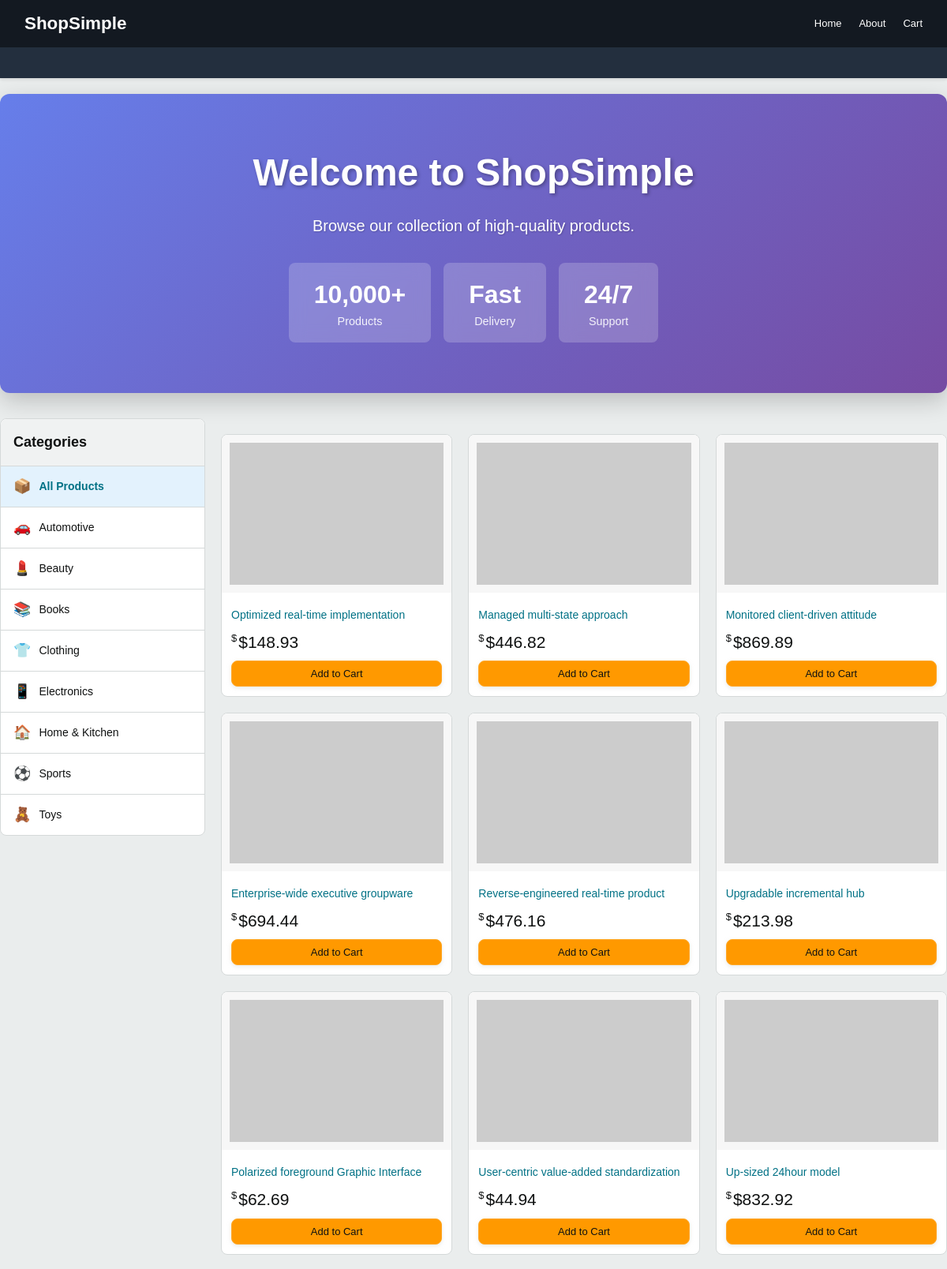
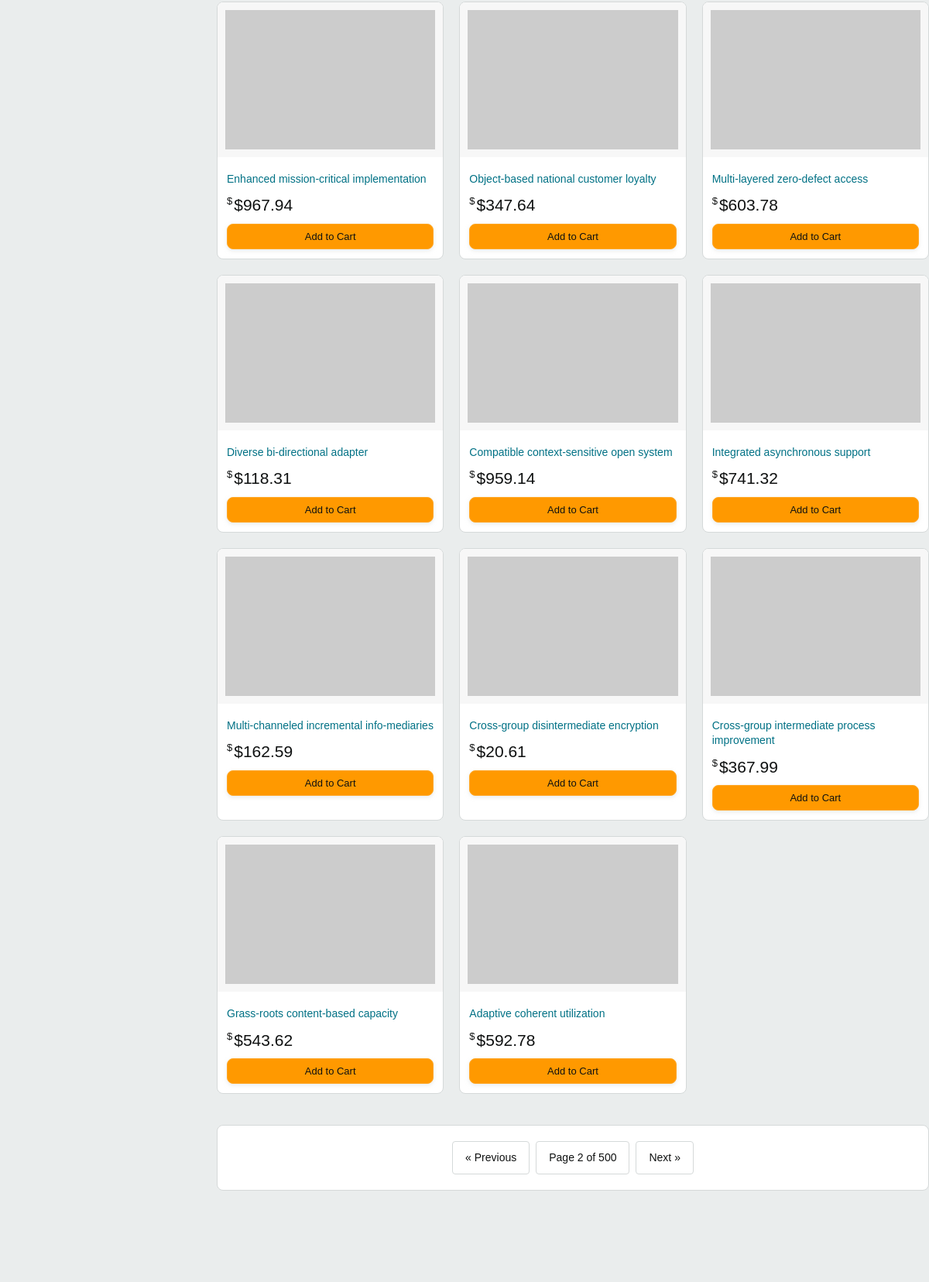
Screenshot of /?page=2 (upper part) with the database file from the repository (2 pictures, top to bottom).
### models.py (models this page shows, shortened)
class Product(db.Model):
    __tablename__ = 'products'
    id = db.Column(db.Integer, primary_key=True)
    name = db.Column(db.String(200), nullable=False)
    description = db.Column(db.Text)
    price = db.Column(db.Float, nullable=False)
    image_url = db.Column(db.String(500))
    stock_quantity = db.Column(db.Integer, default=0)
    category = db.Column(db.String(100), default='General')
    created_at = db.Column(db.DateTime, default=datetime.utcnow)

### app.py (the view)
@app.route('/')
def index():
    page = request.args.get('page', 1, type=int)
    category = request.args.get('category', None)
    per_page = 20
    categories = db.session.query(Product.category).distinct().order_by(Product.category).all()
    categories = [c[0] for c in categories if c[0]]
    if category:
        products = Product.query.filter_by(category=category).paginate(page=page, per_page=per_page, error_out=False)
    else:
        products = Product.query.paginate(page=page, per_page=per_page, error_out=False)
    return render_template('index.html', products=products, categories=categories, selected_category=category)

### templates/index.html (shortened to what this page needs)
{% extends 'base.html' %}
{% block content %}
<div class="hero"
    style="background: linear-gradient(135deg, #667eea 0%, #764ba2 100%); padding: 4rem 2rem; text-align: center; color: white; margin-bottom: 2rem; border-radius: 12px; box-shadow: 0 10px 30px rgba(0,0,0,0.2);">
    <h1 style="font-size: 3rem; margin-bottom: 1rem; text-shadow: 2px 2px 4px rgba(0,0,0,0.3);">Welcome to ShopSimple
    </h1>
    <p style="font-size: 1.25rem; margin-bottom: 2rem; text-shadow: 1px 1px 2px rgba(0,0,0,0.2);">Browse our collection
        of high-quality products.</p>
    <div style="display: flex; gap: 1rem; justify-content: center; flex-wrap: wrap;">
        <div
            style="background: rgba(255,255,255,0.2); padding: 1rem 2rem; border-radius: 8px; backdrop-filter: blur(10px);">
            <div style="font-size: 2rem; font-weight: bold;">10,000+</div>
            <div style="font-size: 0.9rem; opacity: 0.9;">Products</div>
        </div>
        <div
            style="background: rgba(255,255,255,0.2); padding: 1rem 2rem; border-radius: 8px; backdrop-filter: blur(10px);">
            <div style="font-size: 2rem; font-weight: bold;">Fast</div>
            <div style="font-size: 0.9rem; opacity: 0.9;">Delivery</div>
        </div>
        <div
            style="background: rgba(255,255,255,0.2); padding: 1rem 2rem; border-radius: 8px; backdrop-filter: blur(10px);">
            <div style="font-size: 2rem; font-weight: bold;">24/7</div>
            <div style="font-size: 0.9rem; opacity: 0.9;">Support</div>
        </div>
    </div>
</div>
<div class="content-with-sidebar">
    <aside class="category-sidebar">
        <h3 class="sidebar-title">Categories</h3>
        <ul class="category-list">
            <li>
                <a href="{{ url_for('index') }}" class="category-link {% if not selected_category %}active{% endif %}">
                    <span class="category-icon">📦</span>
                    All Products
                </a>
            </li>
            {% for category in categories %}
            <li>
                <a href="{{ url_for('index', category=category) }}"
                    class="category-link {% if selected_category == category %}active{% endif %}">
                    <span class="category-icon">
                        {% if category == 'Electronics' %}📱
                        {% elif category == 'Clothing' %}👕
                        {% elif category == 'Home & Kitchen' %}🏠
                        {% elif category == 'Books' %}📚
                        {% elif category == 'Sports' %}⚽
                        {% elif category == 'Toys' %}🧸
                        {% elif category == 'Beauty' %}💄
                        {% elif category == 'Automotive' %}🚗
                        {% else %}📌{% endif %}
                    </span>
                    {{ category }}
                </a>
            </li>
            {% endfor %}
        </ul>
    </aside>
    <div class="main-products-area">
        <div class="products-grid">
            {% for product in products.items %}
            <div class="product-card">
                <a href="{{ url_for('product_detail', product_id=product.id) }}">
                    {% if product.image_url %}
                    <img src="{{ product.image_url }}" alt="{{ product.name }}" class="product-image">
                    {% else %}
                    <div class="product-image"></div>
                    {% endif %}
                </a>
                <div class="product-info">
                    <a href="{{ url_for('product_detail', product_id=product.id) }}" class="product-title">{{
                        product.name }}</a>
                    <div class="product-price">${{ "%.2f"|format(product.price) }}</div>
                    <form action="{{ url_for('add_to_cart', product_id=product.id) }}" method="POST">
                        <button type="submit" class="btn btn-block">Add to Cart</button>
                    </form>
                </div>
            </div>
            {% endfor %}
        </div>
        <div class="pagination">
            {% if products.has_prev %}
            <a href="{{ url_for('index', page=products.prev_num, category=selected_category) }}">&laquo; Previous</a>
            {% endif %}
            <span>Page {{ products.page }} of {{ products.pages }}</span>
            {% if products.has_next %}
            <a href="{{ url_for('index', page=products.next_num, category=selected_category) }}">Next &raquo;</a>
            {% endif %}
        </div>
    </div>
</div>
{% endblock %}

### static/style.css (style rules this page uses)
:root { --amazon-orange: #FF9900; --amazon-dark: #131921; --amazon-light: #232F3E; --amazon-blue: #007185; --background-color: #EAEDED; --text-color: #0F1111; --card-bg: #ffffff; --border-color: #D5D9D9; --success-color: #067D62; --warning-color: #F08804; --danger-color: #B12704; }
* { box-sizing: border-box; margin: 0; padding: 0; }
body { font-family: 'Amazon Ember', Arial, sans-serif; background-color: var(--background-color); color: var(--text-color); line-height: 1.5; }
.content-with-sidebar { display: flex; gap: 20px; margin-top: 20px; }
.category-sidebar { width: 260px; flex-shrink: 0; background: white; border: 1px solid var(--border-color); border-radius: 8px; padding: 0; height: fit-content; position: sticky; top: 80px; }
.sidebar-title { font-size: 18px; font-weight: 700; padding: 16px; margin: 0; border-bottom: 1px solid var(--border-color); background-color: #F0F2F2; border-radius: 8px 8px 0 0; }
.category-list { list-style: none; padding: 0; margin: 0; }
.category-list li { border-bottom: 1px solid var(--border-color); }
.category-list li:last-child { border-bottom: none; }
.category-link { display: flex; align-items: center; padding: 12px 16px; text-decoration: none; color: var(--text-color); font-size: 14px; transition: background-color 0.2s, color 0.2s; }
.category-link.active { background-color: #E3F2FD; color: var(--amazon-blue); font-weight: 700; }
.category-icon { margin-right: 10px; font-size: 18px; }
.main-products-area { flex: 1; min-width: 0; }
.hero { background: linear-gradient(to bottom, rgba(0, 0, 0, 0.4), rgba(0, 0, 0, 0.1)); margin-bottom: 20px; }
.products-grid { display: grid; grid-template-columns: repeat(auto-fill, minmax(240px, 1fr)); gap: 20px; margin-top: 20px; }
.product-card { background: var(--card-bg); border: 1px solid var(--border-color); border-radius: 8px; overflow: hidden; transition: all 0.2s ease; display: flex; flex-direction: column; cursor: pointer; }
.product-image { width: 100%; height: 200px; object-fit: cover; background-color: #f7f7f7; padding: 10px; }
.product-info { padding: 12px; flex-grow: 1; display: flex; flex-direction: column; }
.product-title { font-size: 14px; margin-bottom: 8px; font-weight: 400; color: var(--amazon-blue); text-decoration: none; display: -webkit-box; -webkit-line-clamp: 2; line-clamp: 2; -webkit-box-orient: vertical; overflow: hidden; line-height: 1.4; }
.product-price { font-size: 21px; color: var(--text-color); font-weight: 400; margin-bottom: 8px; }
.product-price::before { content: '$'; font-size: 13px; vertical-align: super; margin-right: 2px; }
.btn { display: inline-block; padding: 8px 16px; background-color: var(--amazon-orange); color: var(--text-color); text-decoration: none; border-radius: 8px; text-align: center; border: 1px solid #FFA724; cursor: pointer; font-size: 13px; font-weight: 400; transition: all 0.2s; box-shadow: 0 2px 5px rgba(213, 217, 217, 0.5); }
.btn-block { display: block; width: 100%; }
.pagination { display: flex; justify-content: center; align-items: center; gap: 8px; margin-top: 40px; margin-bottom: 40px; padding: 20px; background: white; border: 1px solid var(--border-color); border-radius: 8px; }
.pagination a, .pagination span { padding: 10px 16px; border: 1px solid var(--border-color); border-radius: 4px; text-decoration: none; color: var(--text-color); background: white; font-size: 14px; min-width: 44px; text-align: center; font-weight: 500; transition: all 0.2s ease; }

### rows the page displays
Product: name "Optimized real-time implementation", price "148.93"
Product: name "Managed multi-state approach", price "446.82"
Product: name "Monitored client-driven attitude", price "869.89"
Product: name "Enterprise-wide executive groupware", price "694.44"
Product: name "Reverse-engineered real-time product", price "476.16"
Product: name "Upgradable incremental hub", price "213.98"
Product: name "Polarized foreground Graphic Interface", price "62.69"
Product: name "User-centric value-added standardization", price "44.94"
Product: name "Up-sized 24hour model", price "832.92"
Product: name "Enhanced mission-critical implementation", price "967.94"
Product: name "Object-based national customer loyalty", price "347.64"
Product: name "Multi-layered zero-defect access", price "603.78"
Product: name "Diverse bi-directional adapter", price "118.31"
Product: name "Compatible context-sensitive open system", price "959.14"
Product: name "Integrated asynchronous support", price "741.32"
Product: name "Multi-channeled incremental info-mediaries", price "162.59"
Product: name "Cross-group disintermediate encryption", price "20.61"
Product: name "Cross-group intermediate process improvement", price "367.99"
Product: name "Grass-roots content-based capacity", price "543.62"
Product: name "Adaptive coherent utilization", price "592.78"

### other values shown
{{ category }} "Automotive" "Beauty" "Books" "Clothing" "Electronics" "Home & Kitchen" "Sports" "Toys"
{{ products.page }} "2"
{{ products.pages }} "500"
